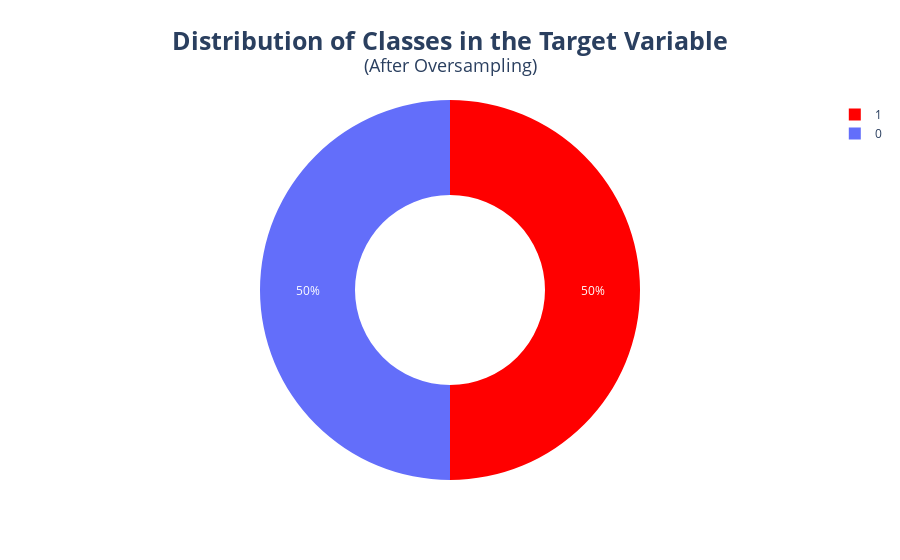

Source (notebook cell):
### Code cell
# Pie plot
fig = px.pie(y_train_oversampled, names = y_train_oversampled.values, hole = .5)
fig.update_traces(marker=dict(colors=['red', 'blue']))

# Layout
fig.update_layout(title = {'text':'<b>Distribution of Classes in the Target Variable</b><br><sup>(After Oversampling)</sup>',
                           'x': 0.5,
                           'xanchor': 'center',
                           'yanchor': 'top',
                           'font': {
                               'size': 25
                           }},
                  margin=dict(t=100)
                 )
fig.show()

### Figure 1 — Plotly figure (JSON) as saved in the notebook; plotly's stock layout.template omitted (floating-point values rounded to 4 significant figures; data arrays with more than 128 entries replaced by an {"elided": "..."} marker saying what was removed)
{"data": [{"domain": {"x": [0, 1], "y": [0, 1]}, "hole": 0.5, "hovertemplate": "label=%{label}<extra></extra>", "labels": {"elided": "958 int values"}, "legendgroup": "", "marker": {"colors": ["red", "blue"]}, "name": "", "showlegend": true, "type": "pie"}], "layout": {"legend": {"tracegroupgap": 0}, "margin": {"t": 100}, "title": {"font": {"size": 25}, "text": "<b>Distribution of Classes in the Target Variable</b><br><sup>(After Oversampling)</sup>", "x": 0.5, "xanchor": "center", "yanchor": "top"}}}
